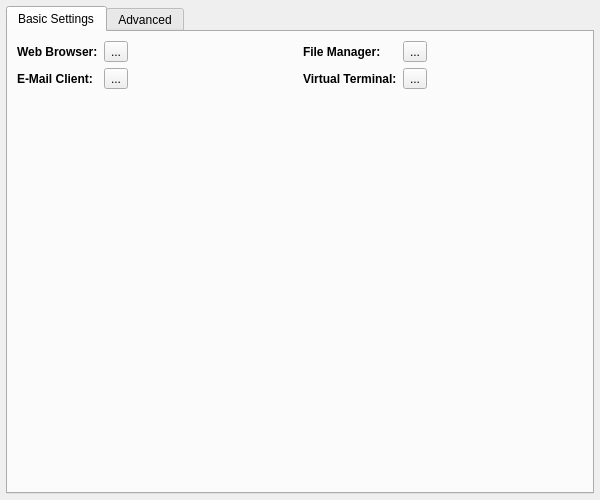
<?xml version="1.0" encoding="UTF-8"?>
<ui version="4.0">
 <class>MainWindow</class>
 <widget class="QMainWindow" name="MainWindow">
  <property name="geometry">
   <rect>
    <x>0</x>
    <y>0</y>
    <width>600</width>
    <height>500</height>
   </rect>
  </property>
  <property name="windowTitle">
   <string>Default Applications</string>
  </property>
  <widget class="QWidget" name="centralwidget">
   <layout class="QVBoxLayout" name="verticalLayout">
    <property name="leftMargin">
     <number>6</number>
    </property>
    <property name="topMargin">
     <number>6</number>
    </property>
    <property name="rightMargin">
     <number>6</number>
    </property>
    <property name="bottomMargin">
     <number>6</number>
    </property>
    <item>
     <widget class="QTabWidget" name="tabWidget_apps">
      <property name="currentIndex">
       <number>0</number>
      </property>
      <property name="movable">
       <bool>false</bool>
      </property>
      <widget class="QWidget" name="tab_auto">
       <attribute name="title">
        <string>Basic Settings</string>
       </attribute>
       <layout class="QVBoxLayout" name="verticalLayout_7">
        <item>
         <layout class="QGridLayout" name="gridLayout_6">
          <item row="0" column="0">
           <layout class="QFormLayout" name="formLayout_10">
            <property name="fieldGrowthPolicy">
             <enum>QFormLayout::ExpandingFieldsGrow</enum>
            </property>
            <item row="0" column="0">
             <widget class="QLabel" name="label_37">
              <property name="font">
               <font>
                <weight>75</weight>
                <bold>true</bold>
               </font>
              </property>
              <property name="text">
               <string>Web Browser:</string>
              </property>
             </widget>
            </item>
            <item row="0" column="1">
             <widget class="QToolButton" name="tool_default_webbrowser">
              <property name="text">
               <string notr="true">...</string>
              </property>
              <property name="toolButtonStyle">
               <enum>Qt::ToolButtonTextBesideIcon</enum>
              </property>
             </widget>
            </item>
            <item row="1" column="0">
             <widget class="QLabel" name="label_38">
              <property name="font">
               <font>
                <weight>75</weight>
                <bold>true</bold>
               </font>
              </property>
              <property name="text">
               <string>E-Mail Client:</string>
              </property>
             </widget>
            </item>
            <item row="1" column="1">
             <widget class="QToolButton" name="tool_default_email">
              <property name="text">
               <string notr="true">...</string>
              </property>
              <property name="toolButtonStyle">
               <enum>Qt::ToolButtonTextBesideIcon</enum>
              </property>
             </widget>
            </item>
           </layout>
          </item>
          <item row="0" column="1">
           <layout class="QFormLayout" name="formLayout_11">
            <item row="0" column="0">
             <widget class="QLabel" name="label_39">
              <property name="font">
               <font>
                <weight>75</weight>
                <bold>true</bold>
               </font>
              </property>
              <property name="text">
               <string>File Manager:</string>
              </property>
             </widget>
            </item>
            <item row="1" column="0">
             <widget class="QLabel" name="label_40">
              <property name="font">
               <font>
                <weight>75</weight>
                <bold>true</bold>
               </font>
              </property>
              <property name="text">
               <string>Virtual Terminal:</string>
              </property>
             </widget>
            </item>
            <item row="0" column="1">
             <widget class="QToolButton" name="tool_default_filemanager">
              <property name="text">
               <string>...</string>
              </property>
              <property name="toolButtonStyle">
               <enum>Qt::ToolButtonTextBesideIcon</enum>
              </property>
             </widget>
            </item>
            <item row="1" column="1">
             <widget class="QToolButton" name="tool_default_terminal">
              <property name="text">
               <string>...</string>
              </property>
              <property name="toolButtonStyle">
               <enum>Qt::ToolButtonTextBesideIcon</enum>
              </property>
             </widget>
            </item>
           </layout>
          </item>
         </layout>
        </item>
        <item>
         <spacer name="verticalSpacer_4">
          <property name="orientation">
           <enum>Qt::Vertical</enum>
          </property>
          <property name="sizeHint" stdset="0">
           <size>
            <width>20</width>
            <height>40</height>
           </size>
          </property>
         </spacer>
        </item>
       </layout>
      </widget>
      <widget class="QWidget" name="tab_defaults">
       <attribute name="title">
        <string>Advanced</string>
       </attribute>
       <layout class="QVBoxLayout" name="verticalLayout_6">
        <property name="leftMargin">
         <number>3</number>
        </property>
        <property name="topMargin">
         <number>3</number>
        </property>
        <property name="rightMargin">
         <number>3</number>
        </property>
        <property name="bottomMargin">
         <number>3</number>
        </property>
        <item>
         <widget class="QGroupBox" name="group_default_filetypes">
          <property name="font">
           <font>
            <italic>false</italic>
           </font>
          </property>
          <property name="title">
           <string>Specific File Types</string>
          </property>
          <layout class="QVBoxLayout" name="verticalLayout_15">
           <property name="leftMargin">
            <number>2</number>
           </property>
           <property name="rightMargin">
            <number>2</number>
           </property>
           <item>
            <widget class="QTreeWidget" name="tree_defaults">
             <property name="iconSize">
              <size>
               <width>20</width>
               <height>20</height>
              </size>
             </property>
             <property name="indentation">
              <number>20</number>
             </property>
             <property name="sortingEnabled">
              <bool>true</bool>
             </property>
             <property name="animated">
              <bool>true</bool>
             </property>
             <property name="allColumnsShowFocus">
              <bool>true</bool>
             </property>
             <attribute name="headerDefaultSectionSize">
              <number>200</number>
             </attribute>
             <attribute name="headerMinimumSectionSize">
              <number>150</number>
             </attribute>
             <column>
              <property name="text">
               <string>Type/Group</string>
              </property>
             </column>
             <column>
              <property name="text">
               <string>Default Application</string>
              </property>
             </column>
             <column>
              <property name="text">
               <string>Description</string>
              </property>
             </column>
            </widget>
           </item>
           <item>
            <layout class="QHBoxLayout" name="horizontalLayout_16">
             <item>
              <widget class="QToolButton" name="tool_defaults_clear">
               <property name="text">
                <string>Clear</string>
               </property>
               <property name="toolButtonStyle">
                <enum>Qt::ToolButtonTextBesideIcon</enum>
               </property>
              </widget>
             </item>
             <item>
              <spacer name="horizontalSpacer_13">
               <property name="orientation">
                <enum>Qt::Horizontal</enum>
               </property>
               <property name="sizeHint" stdset="0">
                <size>
                 <width>40</width>
                 <height>20</height>
                </size>
               </property>
              </spacer>
             </item>
             <item>
              <widget class="QToolButton" name="tool_defaults_set">
               <property name="text">
                <string>Set App</string>
               </property>
               <property name="toolButtonStyle">
                <enum>Qt::ToolButtonTextBesideIcon</enum>
               </property>
              </widget>
             </item>
             <item>
              <widget class="QToolButton" name="tool_defaults_setbin">
               <property name="text">
                <string>Set Binary</string>
               </property>
               <property name="toolButtonStyle">
                <enum>Qt::ToolButtonTextBesideIcon</enum>
               </property>
              </widget>
             </item>
            </layout>
           </item>
          </layout>
         </widget>
        </item>
       </layout>
      </widget>
     </widget>
    </item>
   </layout>
  </widget>
 </widget>
 <resources/>
 <connections/>
</ui>
